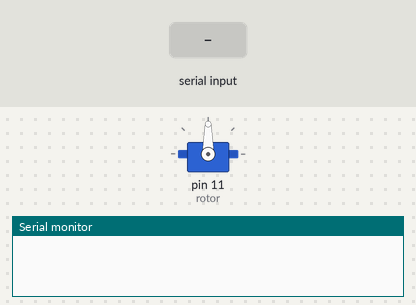
A sketch run on a simulated Arduino Uno, built with avr-gcc and run on an emulated ATmega328P. On the bench: servo, the last lines printed to the serial monitor. Inputs (shaded band) come from the test bench.

Above: at 1.2 s.
1.3 s: "90,45\n" received over Serial
At 1.8 s:
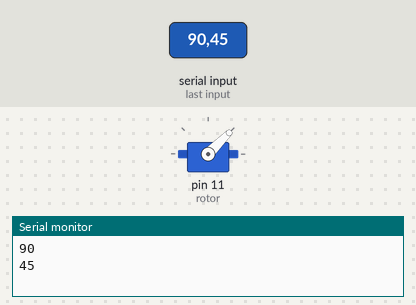
2.8 s: "30,150\n" received over Serial
At 4.0 s:
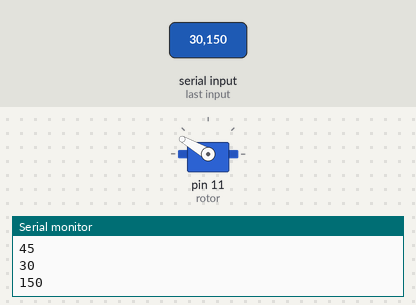
4.3 s: "5\n" received over Serial
At 5.2 s:
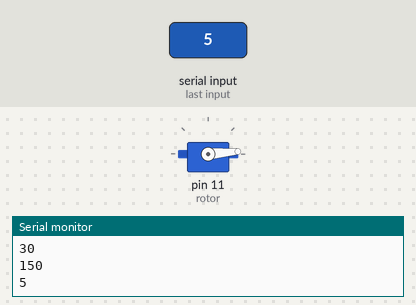
5.8 s: "200\n" received over Serial
At 6.4 s:
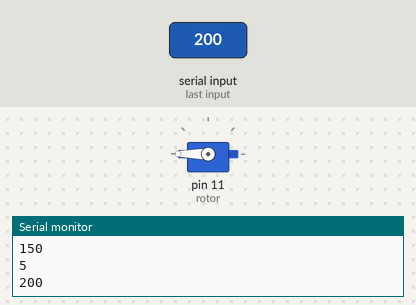
7.3 s: "90\n" received over Serial
At 8.7 s:
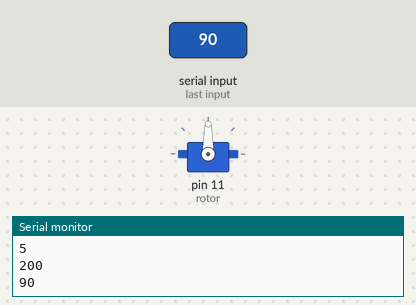
Timing chart, 0 to 9.8 s (numbered marks = the images above; inputs shaded):
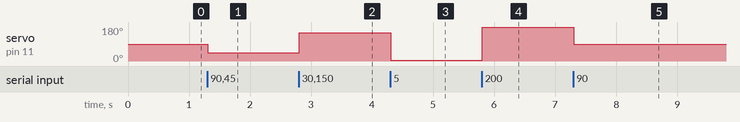

Measured:
- after the input at 1.3 s, servo on pin 11 (rotor): 90° → 45° at once
- after the input at 2.8 s, servo on pin 11 (rotor): 45° → 150° at once
- after the input at 4.3 s, servo on pin 11 (rotor): 150° → 5° at once
- after the input at 5.8 s, servo on pin 11 (rotor): 5° → 180° at once
- after the input at 7.3 s, servo on pin 11 (rotor): 180° → 90° at once

The sketch:

ESC_calibration.ino
```cpp
#include <Servo.h>

Servo rotor;
int value = 0;
int value_old = 0;

void setup()
{
  rotor.attach(11);
  Serial.begin(9600);

}

void loop()
{
  value = Serial.parseInt();

  if (value != value_old && value != 0 )
  {
    Serial.println(value);
    rotor.write(value);
    value_old = value;
  }
}
```
